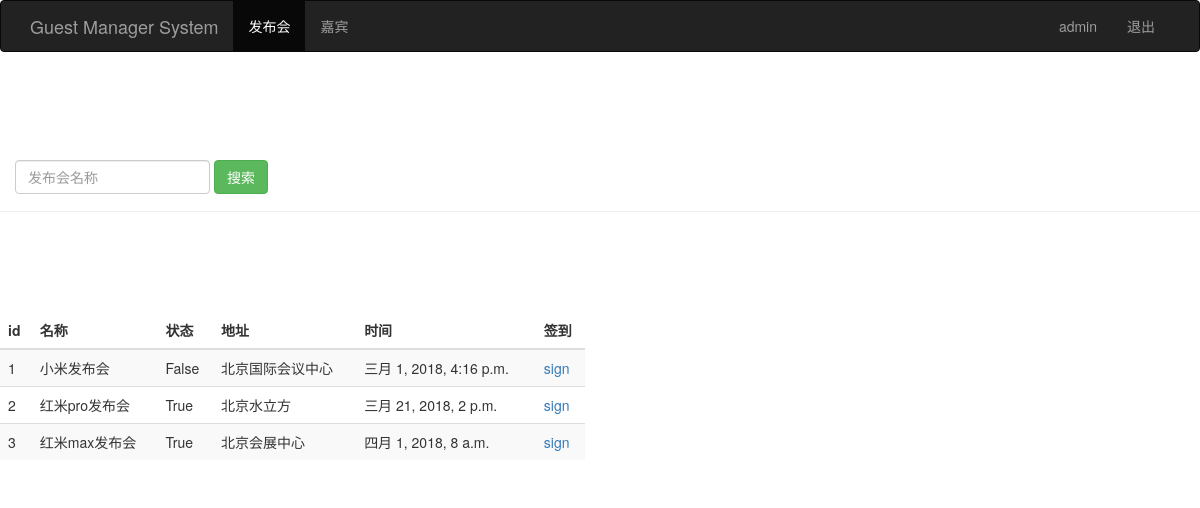
The page /event_manage/ (signed in) on the database its author committed.
### sign/models.py (models this page shows, shortened)
class Event(models.Model):
    name = models.CharField(max_length=100)   #发布会标题
    limit = models.IntegerField()             #参会人数
    status = models.BooleanField()            #状态
    address = models.CharField(max_length=200)#地址
    start_time = models.DateTimeField('events time') #发布时间
    create_time = models.DateTimeField(auto_now=True) #创建时间（自动获取当前时间）

### sign/views.py (the view)
# urls.py: url(r'^event_manage/$', views.event_manage),
@login_required
def event_manage(request):
    event_list = Event.objects.all()
    username = request.session.get('user', '')  # 读取浏览器中session
    return render(request, "event_manage.html",{"user": username, "events": event_list})

### sign/templates/event_manage.html (shortened to what this page needs)
<!DOCTYPE html>
<html lang="en">
<head>
    {% load bootstrap3 %}
    {% bootstrap_css %}
</head>
<body role="document">
<nav class="navbar navbar-inverse navbar-fixes-top">
    <div class="container">
        <div class="navbar-header">
            <a class="navbar-brand" href="/event_manage/">Guest Manager System</a>
        </div>
        <div id="navbar" class="collapse navbar-collapse">
            <ul class="nav navbar-nav">
                <li class="active"><a href="#">发布会</a></li>
                <li><a href="/guest_manage/">嘉宾</a></li>
            </ul>
            <ul class="nav navbar-nav navbar-right">
                <li><a href="#">{{user}}</a></li>
                <li><a href="/logout">退出</a></li>
            </ul>
        </div>
    </div>
</nav>
<div class="page-header" style="padding-top: 60px;">
    <form class="navbar-form" method="get" action="/search_name">
    <div class="form-group">
        <input name="name" type="text" placeholder="发布会名称" class="form-control">
    </div>
        <button type="submit" class="btn btn-success">搜索</button>
    </form>
</div>
<div class="row" style="padding-top: 80px">
    <div class="col-md-6">
        <table class="table table-striped">
            <thead>
            <tr>
               <th>id</th><th>名称</th><th>状态</th><th>地址</th><th>时间</th><th>签到</th>
            </tr>
            </thead>
            <tbody>
            {% for event in events %}
            <tr>
                <td>{{ event.id}}</td>
                <td>{{ event.name }}</td>
                <td>{{ event.status }}</td>
                <td>{{ event.address }}</td>
                <td>{{ event.start_time }}</td>
                <td>
                    <a href="/sign_index/{{ event.id }}/" target="{{ event.id }}_blank">sign</a>
                </td>
            </tr>
            {% endfor %}
            </tbody>
        </table>
    </div>
</div>
</body>
</html>

### rows shown on the page
Event: id "1", name "小米发布会", status "False", address "北京国际会议中心", start_time "三月 1, 2018, 4:16 p.m."
Event: id "2", name "红米pro发布会", status "True", address "北京水立方", start_time "三月 21, 2018, 2 p.m."
Event: id "3", name "红米max发布会", status "True", address "北京会展中心", start_time "四月 1, 2018, 8 a.m."

### other values the page prints
{{ user }} "admin"
